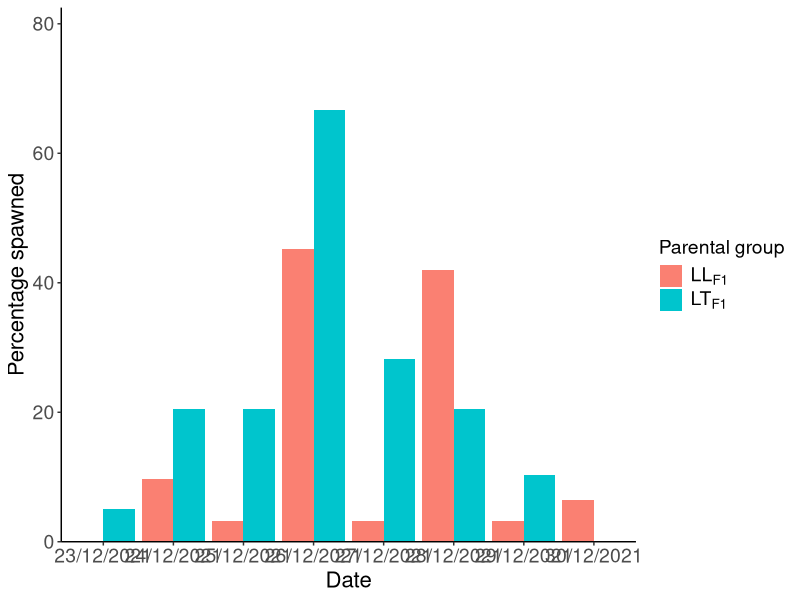
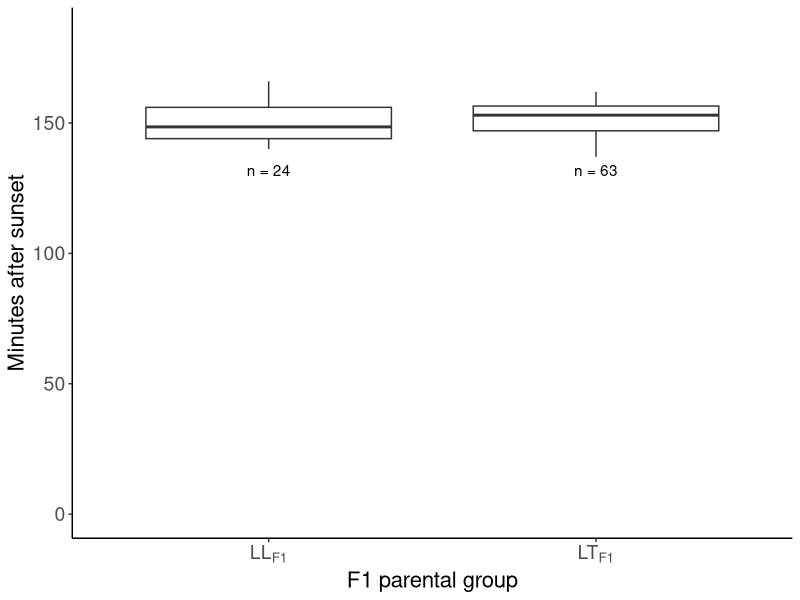

The R script that drew these images, in order:
##R script for analyses of hybrid and purebred spawning patterns
#Data obtained using methods described in manuscript -  Fertile hybrids could aid coral adaptation - methods
#Written by Annika Lamb 

##Load functions and packages
#Summary function
summarySE <- function(data=NULL, measurevar, groupvars=NULL, na.rm=FALSE, conf.interval=.95, .drop=TRUE) {
  
  require(plyr)
  
  # New version of length which can handle NA's: if na.rm==T, don't count them
  
  length2 <- function (x, na.rm=FALSE) {
    
    if (na.rm) sum(!is.na(x))
    
    else       length(x)
    
  }
  
  
  # This does the summary. For each group's data frame, return a vector with
  
  # N, mean, and sd
  
  datac <- ddply(data, groupvars, .drop=.drop,
                 
                 .fun = function(xx, col) {
                   
                   c(N    = length2(xx[[col]], na.rm=na.rm),
                     
                     mean = mean   (xx[[col]], na.rm=na.rm),
                     
                     median = median (xx[[col]], na.rm=na.rm),
                     
                     sd   = sd     (xx[[col]], na.rm=na.rm)
                     
                   )
                   
                 },
                 
                 measurevar
                 
  )
  # Rename the "mean" column    
  
  datac <- rename(datac, c("mean" = measurevar))
  
  datac$se <- datac$sd / sqrt(datac$N)  # Calculate standard error of the mean
  
  # Confidence interval multiplier for standard error
  
  # Calculate t-statistic for confidence interval: 
  
  # e.g., if conf.interval is .95, use .975 (above/below), and use df=N-1
  
  ciMult <- qt(conf.interval/2 + .5, datac$N-1)
  
  datac$ci <- datac$se * ciMult
  
  return(datac)
}

#Load packages 
library(nlme)
library(lme4)
library(multcomp)
library(ggplot2)
library(tidyr)
library(plyr)
library(emmeans)

###Spawning activity analyses
##Import data
Spawn_ByNight <- read.table('SpawningData_ByNight.csv', header=T, sep=',')
##Data modifications
Spawn_ByNight$Cross<-as.factor(Spawn_ByNight$Cross)
Spawn_ByNight$Tank<-as.factor(Spawn_ByNight$Tank)
Spawn_ByNight$Treatment<-as.factor(Spawn_ByNight$Treatment)
Spawn_ByNight$System<-as.factor(Spawn_ByNight$System)
Spawn_ByNight$SpawningDate<-as.factor(Spawn_ByNight$SpawningDate)
Spawn_ByNight$Spawned<-as.factor(Spawn_ByNight$Spawned)
Spawn_ByNight$Coral<-as.factor(Spawn_ByNight$Coral)
str(Spawn_ByNight)

##Generalised linear mixed effects model
#Model
spawn_mod1<-glmer(Spawned ~ Cross + (1|System/Coral) + (1|SpawningDate), data = Spawn_ByNight, family = binomial())
#Summary
summary(spawn_mod1)

##Graphic 
#Import data
SpawningPercentages <- read.table('SpawningPercentages.csv', header=T, sep=',')
#Data modification
SpawningPercentages$Cross<-as.factor(SpawningPercentages$Cross)
str(SpawningPercentages)
#Plot
ggplot(SpawningPercentages, aes(fill=Cross, y=Percentage, x=Date)) + 
  ylab("Percentage spawned") +
  scale_y_continuous(limits = c(0,75), expand = expansion(mult = c(0, .1))) +
  geom_bar(position="dodge", stat="identity") +
  theme(axis.text.x = element_text(size = 14), axis.title.x = element_text(size = 16),
        axis.text.y = element_text(size = 14), axis.title.y = element_text(size = 16),
        legend.text = element_text(size = 14), legend.title = element_text(size = 14))+
  theme(panel.grid.major = element_blank(), panel.grid.minor = element_blank(),
        panel.background = element_blank(), axis.line = element_line(colour = "black"))+
  scale_fill_manual(name="Parental group",labels = expression('LL'[F1], 'LT'[F1]),  values = c("salmon","turquoise3"))


###Spawning and setting time analyses
##Import data
Time <- read.table('TimeData.csv', header=T, sep=',')
#Data modifications
Time$ColonyID<-as.factor(Time$ColonyID)
Time <- Time %>% drop_na(System)
Spawning <- Time %>% drop_na(SpawningMinutes)
Setting <- Time %>% drop_na(SettingMinutes)

##Spawning time analyses
#Linear mixed effects model
Spawning_mod1<-lme(SpawningMinutes~Cross, random= ~1|System/ColonyID, data=Spawning)
summary(Spawning_mod1)
#Summarise spawning times
Spawning_ByCross<-summarySE(Spawning, measurevar="SpawningMinutes", groupvars=c("Cross"),conf.interval=0.95)
Spawning_ByCross
#Graphic
ggplot(Spawning,aes(x = Cross, y = SpawningMinutes))+geom_boxplot()+scale_x_discrete(labels=expression('LL'[F1],'LT'[F1]))+
  ylim(0, 185) + ylab("Minutes after sunset") + xlab("F1 parental group")+
  theme(axis.text.x = element_text(size = 14), axis.title.x = element_text(size = 16),
        axis.text.y = element_text(size = 14), axis.title.y = element_text(size = 16),
        legend.text = element_text(size = 14), legend.title = element_text(size = 14))+
  theme(panel.grid.major = element_blank(), panel.grid.minor = element_blank(),
        panel.background = element_blank(), axis.line = element_line(colour = "black"))+
  geom_text(data=Spawning_ByCross, (aes(x=factor(Cross), y=132, label=paste("n =",N))))
